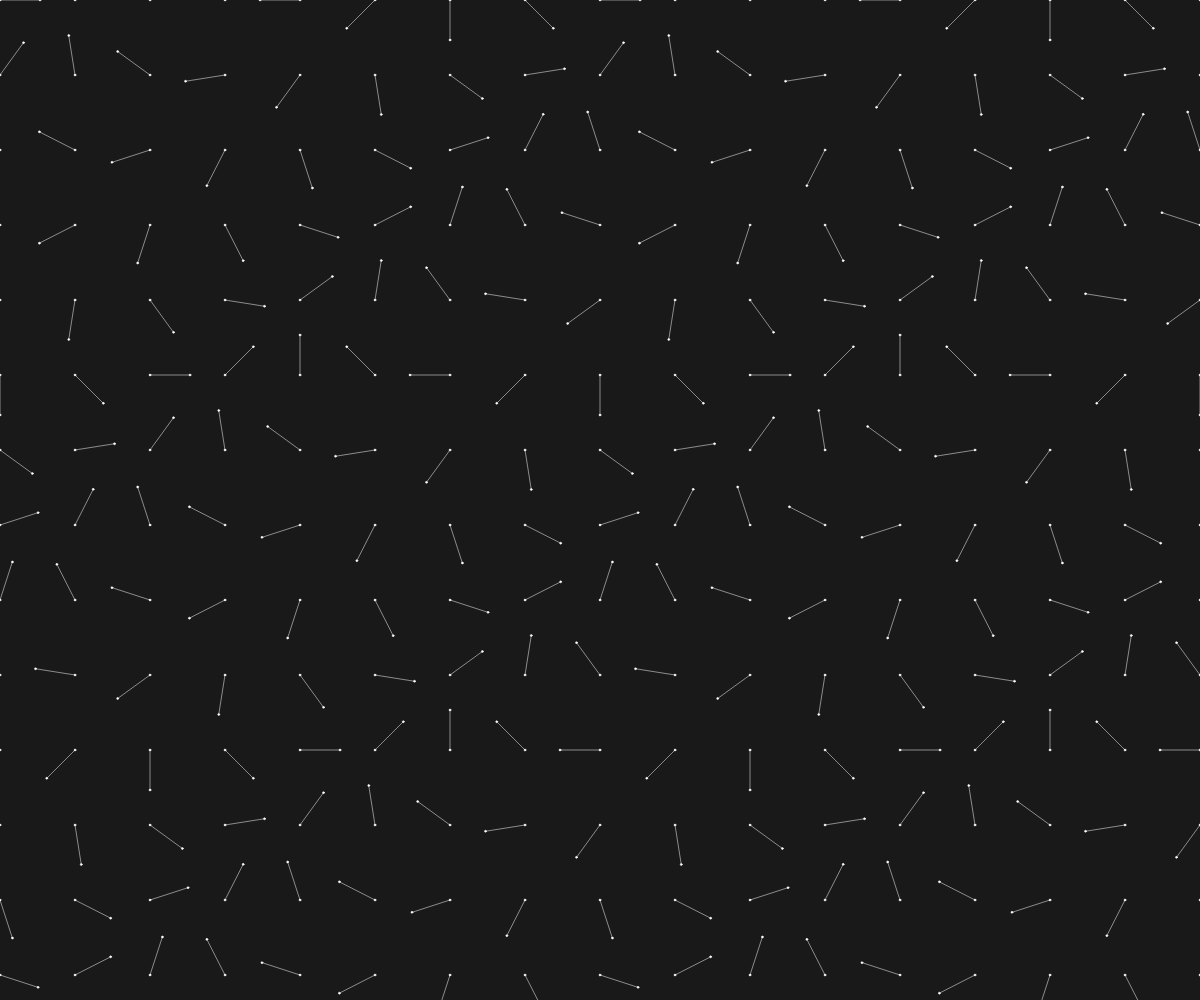
Frame 1 (no input)
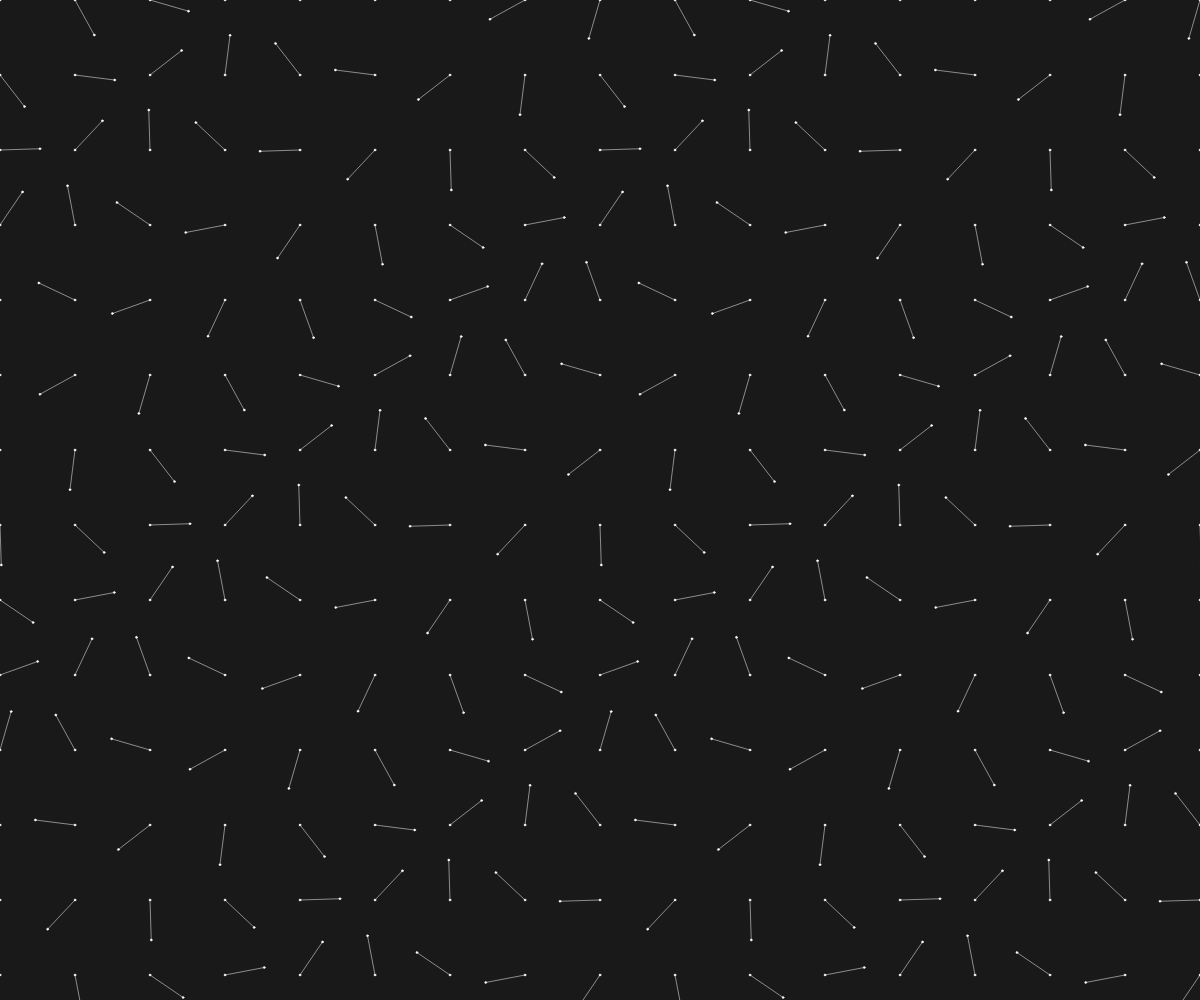
Frame 60 (no input)
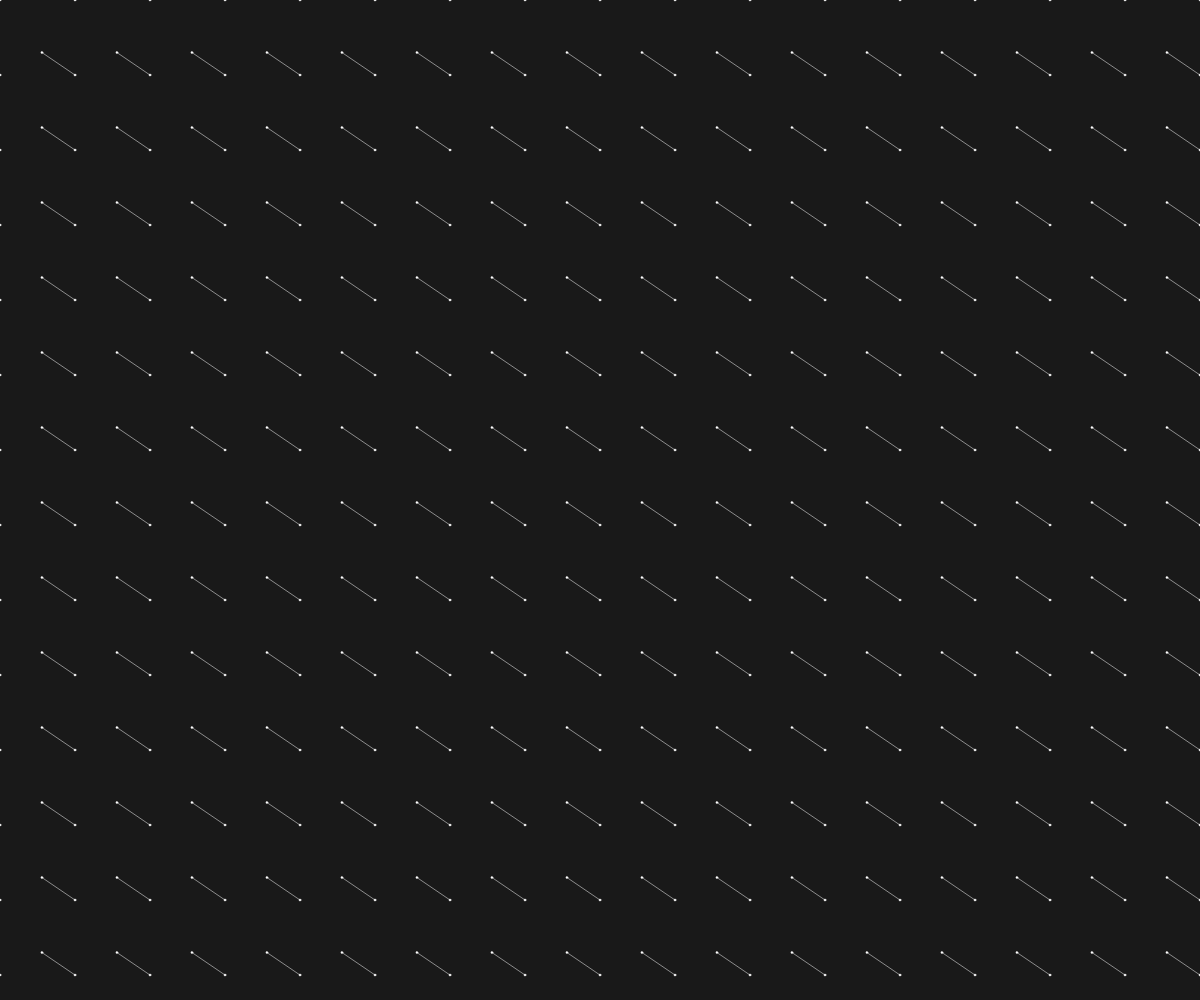
Frame 120 (the mouse pressed at the canvas centre since frame 60)

The p5.js sketch that drew these frames (run headless with seeded random() and noise() and a simulated clock; from frame 60 on, the mouse is pressed at the canvas centre):

// p5.js sketch
// ── sketch.js
let t = 0; // time variable
let c = 0;

function setup() {
    createCanvas(innerWidth, innerHeight);
    noStroke();
    // colorMode(HSB);
}

function draw() {

    background(25);

    for (let x = 0; x <= width; x = x + 75) {
        for (let y = 0; y <= height; y = y + 75) {

            const xAngle = map(mouseX, 0, width, -4 * PI, 4 * PI, true);
            const yAngle = map(mouseY, 0, height, -4 * PI, 4 * PI, true);

            const angle = xAngle * (x / width) + yAngle * (y / height);

            const myX = x + 40 * cos(2 * PI * t + angle);
            const myY = y + 40 * sin(2 * PI * t + angle);

            stroke(255);
            strokeWeight(0.5);

            line(x, y, myX, myY);

            fill(255);

            ellipse(myX, myY, 2);

            ellipse(x, y, 2);

        }
    }

    t = t + 0.005;

}
